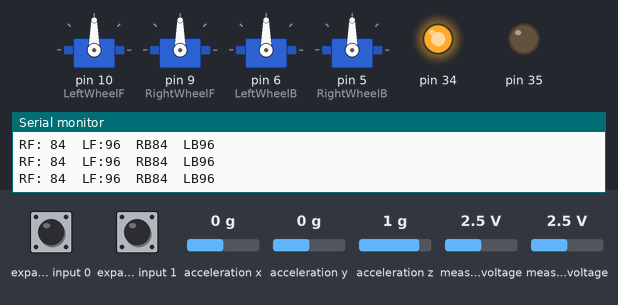
The sketch below on a simulated Arduino Mega 2560, built with avr-gcc and run on an emulated ATmega2560. On the bench: 4 × servo, output pins drawn as LEDs (lit = HIGH), the last lines printed to the serial monitor. Wiring (inferred from the names in the program): Wii Nunchuk at I2C address 0x52. The test bench sets the inputs (shaded band); at power-on: expander input 0 HIGH, expander input 1 HIGH, measured voltage 2.5 V, acceleration x 0 g, acceleration y 0 g, acceleration z 1 g.

Above: at 1.3 s.
1.4 s: expander input 0 pulled LOW for 0.15 s
At 2.2 s:
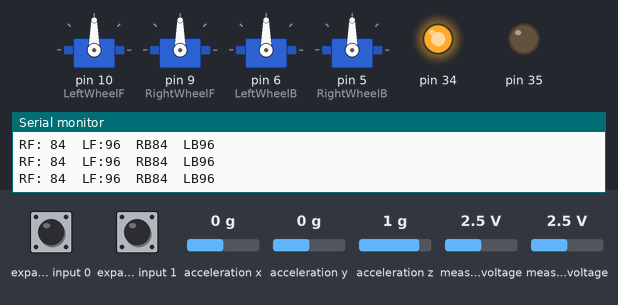
4.5 s: expander input 1 pulled LOW for 0.15 s
At 5.8 s:
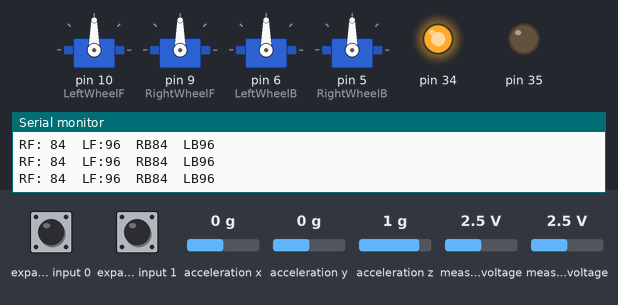
7.6 s: measured voltage (sensor 200) set to 0.1 V
10.6 s: expander input 0 pulled LOW for 1 s
At 11.4 s:
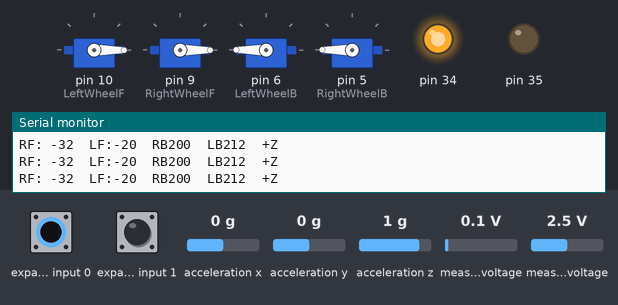
13.1 s: expander input 1 pulled LOW for 3.2 s
At 13.8 s:
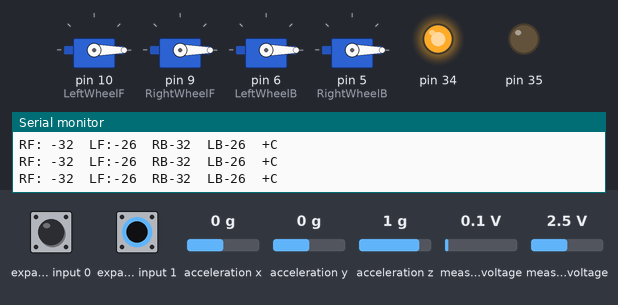
17.8 s: measured voltage (sensor 201) set to 0.1 V
Timing chart, 0 to 20.8 s (numbered marks = the images above; inputs shaded):
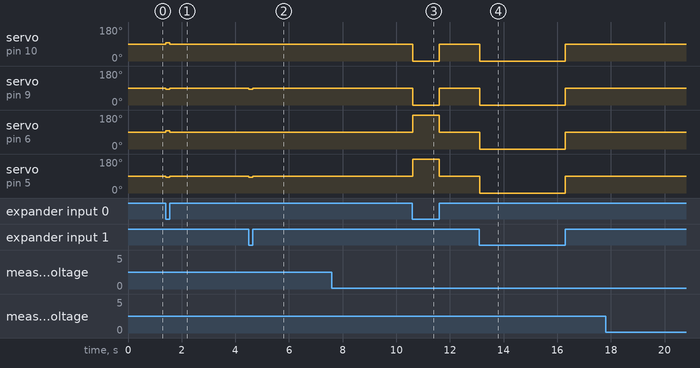

Measured:
- after the input at 1.4 s, servo on pin 10 (LeftWheelF), servo on pin 6 (LeftWheelB): 90° → 96° at once, → 90° 0.15 s later; servo on pin 9 (RightWheelF), servo on pin 5 (RightWheelB): 90° → 84° at once, → 90° 0.15 s later
- after the input at 4.5 s, servo on pin 9 (RightWheelF), servo on pin 5 (RightWheelB): 90° → 84° at once, → 90° 0.15 s later
- after the input at 10.6 s, servo on pin 10 (LeftWheelF), servo on pin 9 (RightWheelF): 90° → 0° at once, → 90° 1.0 s later; servo on pin 6 (LeftWheelB), servo on pin 5 (RightWheelB): 90° → 180° at once, → 90° 1.0 s later
- after the input at 13.1 s, servo on pin 10 (LeftWheelF), servo on pin 9 (RightWheelF), servo on pin 6 (LeftWheelB), servo on pin 5 (RightWheelB): 90° → 0° at once, → 90° 3.2 s later

The sketch:

MecanumWiiLchair.ino
```cpp
// Simple Robot controlled with Wii Remote
// ForkRobotics
//
#include <NewPing.h>
#include <Servo.h>
#include <Wire.h>
#include "nunchuck_funcs.h"

//#define con1 650 // for Parallax Servos. Comment out for Sabertooth controller
//#define con2 850

#define con1 1000  // For Sabertooth controller. Uncomment for use with wheelchair motors
#define con2 2000

#define BrakeReleaseLF 30  // These pins will go to MOSfets to disable the brakes on the motors
#define BrakeReleaseRF 31  // Change as necessary.
#define BrakeReleaseLB 32
#define BrakeReleaseRB 33

//Ultrasonic sensor definitions and variables- this will be in place to avoid any collisions (work in progress)
#define TRIGGER_PIN  12  // Arduino pin tied to trigger pin on ping sensor.
#define ECHO_PIN     11 // Arduino pin tied to echo pin on ping sensor.
#define MAX_DISTANCE 200
NewPing sonar(TRIGGER_PIN, ECHO_PIN, MAX_DISTANCE);
unsigned int pingSpeed = 50; // How frequently are we going to send out a ping (in milliseconds). 50ms would be 20 times a second.
unsigned long pingTimer;

//Create Servo Object for mecanum Wiils
Servo LeftWheelF; // front mecanum pair
Servo RightWheelF;

Servo LeftWheelB; // Back mecanum pair
Servo RightWheelB;


int loop_cnt=0;
byte accx,accy,accz,zbut,cbut,joyx,joyy,joyxMid;     // hold Chuck readings
int speed,direction,LeftRotateF,RightRotateF;
int LeftRotateB,RightRotateB;
int distance;           // for ultrasonic sensor
int drag = 10;          // lower = faster speed response
int stallSpeed = 20;    // speed needed to start train movement
int brakeDrag = 15;     // lower = slows faster, must be >0
int rollDrag = 100;     // higher is lower
int cruise = 0;

void setup()
{

  Serial.begin(19200);
  //pingTimer = millis();
  LeftWheelF.attach(10, con1, con2);
  RightWheelF.attach(9, con1, con2); //goes to back left on pin 6
  LeftWheelB.attach(6, con1, con2);
  RightWheelB.attach(5, con1, con2);
  // initilization for the Wiichuck
  nunchuck_setpowerpins();
  nunchuck_init();

}

void loop()
{

// if( loop_cnt > 100 ) { // every 100 msecs get new data
    loop_cnt = 0;
    nunchuck_get_data();
    zbut = nunchuck_zbutton();
    cbut = nunchuck_cbutton();
   // if (accx != 0 ){ // Chuk plugged in

    digitalWrite(13, LOW);
    speed  = nunchuck_joyy(); // reads joystick y axis (range of 30-211)
    direction  = nunchuck_joyx(); // reads joystick x axis (range of 34-228)

    // Converts the joystick input to the servo output range
    speed = map(speed, 30, 212,-90,90);
    //speed = map(speed, 30, 212,0,180);

    //direction = map(direction, 34, 230, 0, 180);
    direction = map(direction, 34, 230, -90, 90);

    // The joystick floats a little, this reduces jitters when it's near center
    if (speed >= -5 && speed <= 5) speed = 0;
    if (direction >= -5 && direction <= 5) direction = 0;

    LeftRotateF=90+speed+direction;
    RightRotateF=90-speed+direction;
    LeftRotateB=90+speed-direction;
    RightRotateB=90-speed-direction;
    // Writes the rotation speed to the servos

   if (cbut && zbut) {
    LeftWheelB.write(0);
    RightWheelB.write(0);  // Left of the marble
    debugNote();
   }


   if (zbut  && !cbut) {
    BrakeRelease();
    LeftWheelF.write(LeftRotateF);
    RightWheelF.write(RightRotateF);
    LeftWheelB.write(LeftRotateB);
    RightWheelB.write(RightRotateB);
    debugNote();
    }
   if (cbut && !zbut) { // press Z button to set rotate wheel mapping
      BrakeRelease();
      rotate();
      digitalWrite(13, HIGH);
      LeftWheelF.write(LeftRotateF);
      RightWheelF.write(RightRotateF);
      LeftWheelB.write(LeftRotateB);
      RightWheelB.write(RightRotateB);
      debugNote();
    }
   if (!cbut && !zbut) {
    BrakeEnable();
    LeftWheelF.write(90);
    RightWheelF.write(90);
    LeftWheelB.write(90);
    RightWheelB.write(90);
    debugNote();
   }
  //}
  //loop_cnt++;
  //delay(1);
// }
}

//  void readChuk(){ // check Chuk readings
//  nunchuck_get_data(); // from nunchuck_funcs.h
//  delay(1); // not sure why needed, but keeps first data set clean
//  accx  = nunchuck_accelx(); // 70 - 125 - 182
//  accy  = nunchuck_accely(); // ranges from approx 65 - 112 - 173
//  accz  = nunchuck_accelz(); // ranges from approx ??  ??
//  joyx = nunchuck_joyx();  //34 - 137 - 234
//  joyy = nunchuck_joyy();  //34 - 129 - 217
//  zbut = nunchuck_zbutton();
//  cbut = nunchuck_cbutton();
//  }

void rotate(){
    RightRotateF=90+direction-speed;
    LeftRotateF=90+direction;

    RightRotateB=90+direction-speed;
    LeftRotateB=90+direction;
}

void debugNote() {
 Serial.print("RF: ");
 Serial.print(RightRotateF);
 Serial.print("\t");
 Serial.print("LF:");
 Serial.print(LeftRotateF);
 Serial.print("\t");
 Serial.print("RB");
 Serial.print(RightRotateB);
 Serial.print("\t");
 Serial.print("LB");
 Serial.print(LeftRotateB);
 Serial.print("\t");
 if (cbut) {
   Serial.print("+C ");
   Serial.print("\t");
 }
 if (zbut) {
   Serial.print("+Z");
   Serial.print("\t");
 }
 Serial.println();
}

void BrakeRelease(){

 digitalWrite,(BrakeReleaseLF, HIGH);
 //digitalWrite,(BrakeReleaseRF, HIGH);
 //digitalWrite,(BrakeReleaseLB, HIGH);
 //digitalWrite,(BrakeReleaseRB, HIGH);
 //delay(500); // this delay may cause problems with getting nunchuk data in loop above.
}

void BrakeEnable(){

 digitalWrite,(BrakeReleaseLF, LOW);
 //digitalWrite,(BrakeReleaseRF, LOW);
 //digitalWrite,(BrakeReleaseLB, LOW);
 //digitalWrite,(BrakeReleaseRB, LOW);
// delay(500);// this delay may cause problems with getting nunchuk data in loop above.
}
```
